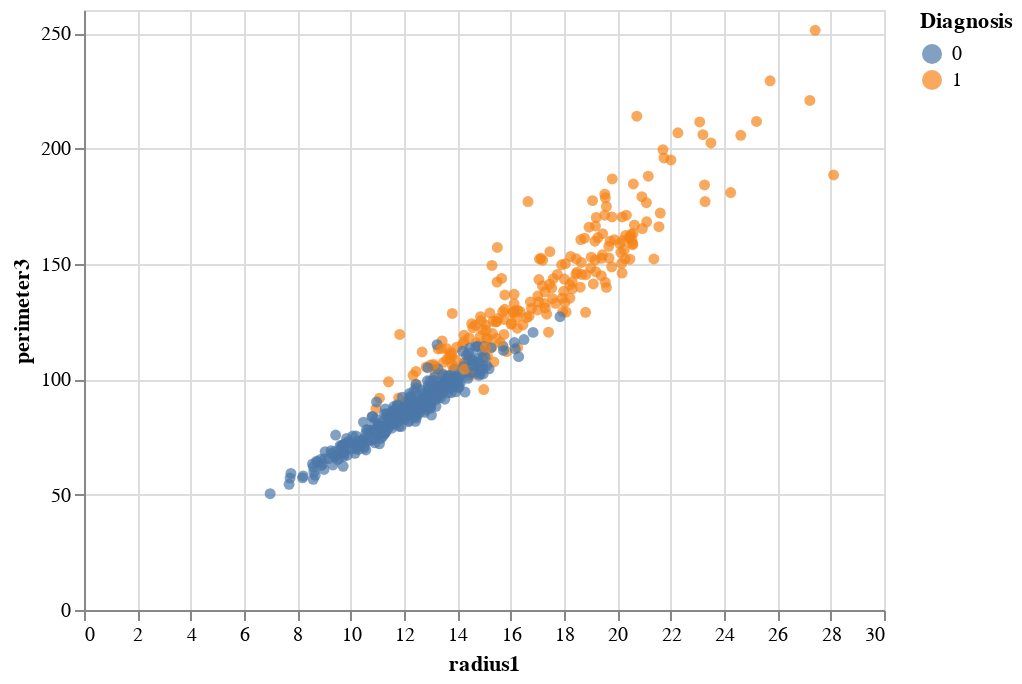

The notebook cell saved with this chart:
### Code cell
make_chart(df, "radius1", "perimeter3")

### Figure 1 — Vega-Lite specification as saved in the notebook (floating-point values rounded to 4 significant figures; data arrays with more than 128 entries replaced by an {"elided": "..."} marker saying what was removed)
{"config": {"view": {"continuousWidth": 400, "continuousHeight": 300}}, "data": {"name": "data-95e38a6a6c7b44156d9243dce6525492"}, "mark": "circle", "encoding": {"color": {"field": "Diagnosis", "type": "nominal"}, "tooltip": [{"field": "Diagnosis", "type": "quantitative"}, {"field": "radius1", "type": "quantitative"}, {"field": "perimeter3", "type": "quantitative"}], "x": {"field": "radius1", "type": "quantitative"}, "y": {"field": "perimeter3", "type": "quantitative"}}, "$schema": "https://vega.github.io/schema/vega-lite/v4.17.0.json", "datasets": {"data-95e38a6a6c7b44156d9243dce6525492": {"elided": "568 records"}}}
